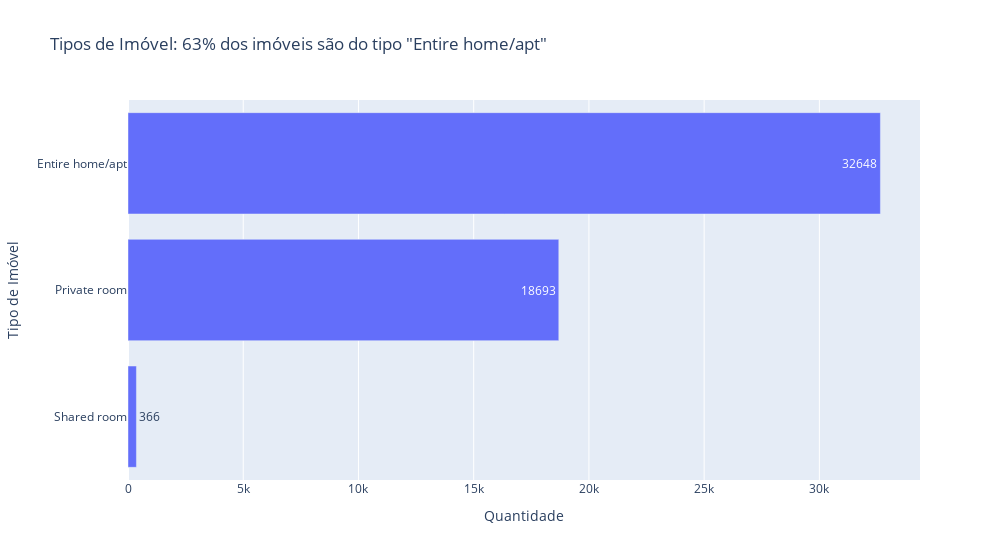

The notebook cell this image was saved under:
### Code cell
df2 = df.groupby('room_type').weekdays.count().reset_index()
df2 = df2.rename(columns={'weekdays': 'count'})
df2 = df2.sort_values('count', ascending=True)
df2['percent'] = round(100*df2['count']/df2['count'].sum(),1)

px.bar(data_frame=df2, y='room_type', x='count', text='count', title='Tipos de Imóvel: 63% dos imóveis são do tipo "Entire home/apt"', 
       labels={'room_type': 'Tipo de Imóvel', 'count':'Quantidade', 'percent':'Porcentagem'},
       hover_data=['room_type', 'count', 'percent'], width=1000)

### Figure 1 — Plotly figure (JSON) as saved in the notebook; plotly's stock layout.template omitted (floating-point values rounded to 4 significant figures)
{"data": [{"alignmentgroup": "True", "customdata": [[0.7], [36.2], [63.1]], "hovertemplate": "Quantidade=%{text}<br>Tipo de Imóvel=%{y}<br>Porcentagem=%{customdata[0]}<extra></extra>", "legendgroup": "", "marker": {"color": "#636efa", "pattern": {"shape": ""}}, "name": "", "offsetgroup": "", "orientation": "h", "showlegend": false, "text": [366, 18693, 32648], "textposition": "auto", "type": "bar", "x": [366, 18693, 32648], "xaxis": "x", "y": ["Shared room", "Private room", "Entire home/apt"], "yaxis": "y"}], "layout": {"barmode": "relative", "legend": {"tracegroupgap": 0}, "title": {"text": "Tipos de Imóvel: 63% dos imóveis são do tipo \"Entire home/apt\""}, "width": 1000, "xaxis": {"anchor": "y", "domain": [0, 1], "title": {"text": "Quantidade"}}, "yaxis": {"anchor": "x", "domain": [0, 1], "title": {"text": "Tipo de Imóvel"}}}}
